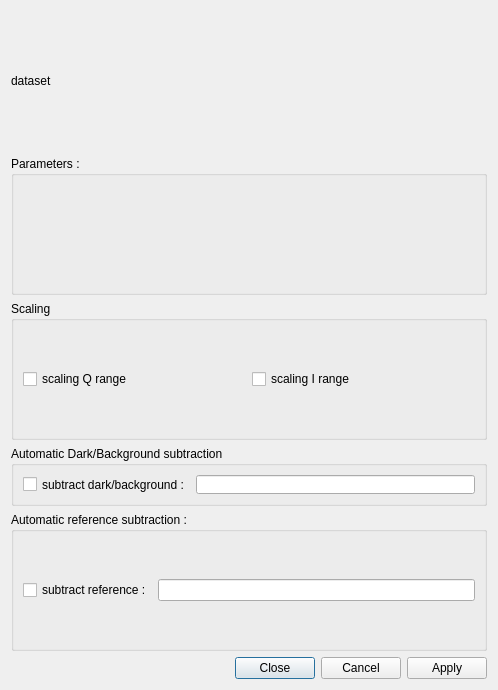
<?xml version="1.0" encoding="UTF-8"?>
<ui version="4.0">
 <class>dlgSAXSAbsolute</class>
 <widget class="QDialog" name="dlgSAXSAbsolute">
  <property name="geometry">
   <rect>
    <x>0</x>
    <y>0</y>
    <width>498</width>
    <height>690</height>
   </rect>
  </property>
  <property name="minimumSize">
   <size>
    <width>0</width>
    <height>553</height>
   </size>
  </property>
  <property name="windowTitle">
   <string>Absolute Intensities</string>
  </property>
  <layout class="QVBoxLayout" name="verticalLayout">
   <item>
    <widget class="QLabel" name="labelDataset">
     <property name="minimumSize">
      <size>
       <width>0</width>
       <height>20</height>
      </size>
     </property>
     <property name="baseSize">
      <size>
       <width>0</width>
       <height>0</height>
      </size>
     </property>
     <property name="text">
      <string>dataset</string>
     </property>
     <property name="alignment">
      <set>Qt::AlignJustify|Qt::AlignVCenter</set>
     </property>
    </widget>
   </item>
   <item>
    <widget class="QGroupBox" name="groupBox">
     <property name="title">
      <string>Parameters :</string>
     </property>
     <layout class="QGridLayout" name="gridLayout">
      <item row="0" column="0">
       <layout class="QFormLayout" name="formLayout">
        <property name="fieldGrowthPolicy">
         <enum>QFormLayout::AllNonFixedFieldsGrow</enum>
        </property>
        <property name="labelAlignment">
         <set>Qt::AlignRight|Qt::AlignTrailing|Qt::AlignVCenter</set>
        </property>
       </layout>
      </item>
     </layout>
    </widget>
   </item>
   <item>
    <widget class="QGroupBox" name="groupBox_2">
     <property name="title">
      <string>Scaling</string>
     </property>
     <layout class="QHBoxLayout" name="horizontalLayout">
      <item>
       <widget class="QCheckBox" name="checkQrange">
        <property name="text">
         <string>scaling Q range</string>
        </property>
       </widget>
      </item>
      <item>
       <widget class="QCheckBox" name="checkIrange">
        <property name="text">
         <string>scaling I range</string>
        </property>
       </widget>
      </item>
     </layout>
    </widget>
   </item>
   <item>
    <widget class="QGroupBox" name="groupBoxBack">
     <property name="maximumSize">
      <size>
       <width>16777215</width>
       <height>60</height>
      </size>
     </property>
     <property name="title">
      <string>Automatic Dark/Background subtraction</string>
     </property>
     <layout class="QVBoxLayout" name="verticalLayout_3">
      <item>
       <layout class="QHBoxLayout" name="horizontalLayout_3">
        <item>
         <widget class="QCheckBox" name="checkSubtractBack">
          <property name="maximumSize">
           <size>
            <width>16777215</width>
            <height>20</height>
           </size>
          </property>
          <property name="text">
           <string>subtract dark/background :</string>
          </property>
         </widget>
        </item>
        <item>
         <widget class="QLineEdit" name="txtBackground"/>
        </item>
       </layout>
      </item>
     </layout>
    </widget>
   </item>
   <item>
    <widget class="QGroupBox" name="groupBoxReference">
     <property name="enabled">
      <bool>true</bool>
     </property>
     <property name="title">
      <string>Automatic reference subtraction :</string>
     </property>
     <layout class="QVBoxLayout" name="verticalLayout_2">
      <item>
       <layout class="QHBoxLayout" name="horizontalLayout_2">
        <item>
         <widget class="QCheckBox" name="checkSubstractRef">
          <property name="text">
           <string>subtract reference :</string>
          </property>
         </widget>
        </item>
        <item>
         <widget class="QLineEdit" name="txtReference"/>
        </item>
       </layout>
      </item>
     </layout>
    </widget>
   </item>
   <item>
    <widget class="QDialogButtonBox" name="buttonBox">
     <property name="orientation">
      <enum>Qt::Horizontal</enum>
     </property>
     <property name="standardButtons">
      <set>QDialogButtonBox::Apply|QDialogButtonBox::Cancel|QDialogButtonBox::Close</set>
     </property>
    </widget>
   </item>
  </layout>
 </widget>
 <resources/>
 <connections>
  <connection>
   <sender>buttonBox</sender>
   <signal>rejected()</signal>
   <receiver>dlgSAXSAbsolute</receiver>
   <slot>reject()</slot>
   <hints>
    <hint type="sourcelabel">
     <x>316</x>
     <y>260</y>
    </hint>
    <hint type="destinationlabel">
     <x>286</x>
     <y>274</y>
    </hint>
   </hints>
  </connection>
 </connections>
</ui>
